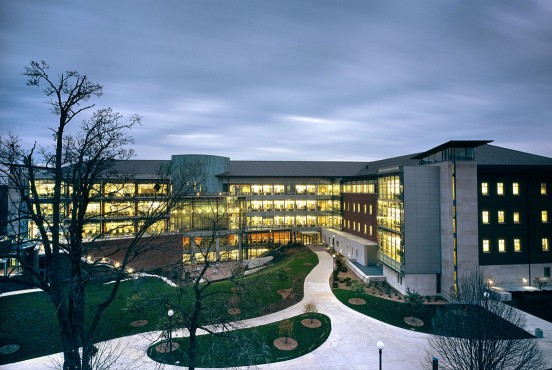
#> input picture demos/upload/toshow2/SiebelCtr_01.jpg, 552 x 370 px
$ python 'Image compression.py'
#> lines starting #> are read from the running program, lines starting #| are printed output that depends on the picture
#!/usr/bin/env python
# coding: utf-8

# In[1]:


import numpy as np
import matplotlib.pyplot as pt


# In[2]:


from PIL import Image

with Image.open("SiebelCtr_01.jpg") as img:
#> img is the input picture: PIL image 552x370 RGB; mean R, G, B 98.6, 116.5, 131.9
    rgb_img = np.array(img)
rgb_img.shape


# In[3]:


img = np.sum(rgb_img, axis=-1)
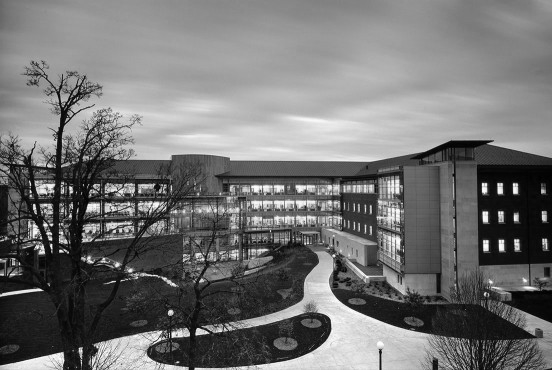
#> img: shape (370, 552) uint64; min 4, max 763, mean 347; drawn with min black and max white


# In[4]:


pt.imshow(img, cmap="gray")


# In[5]:


img


# In[7]:


u, sigma, vt = np.linalg.svd(img)
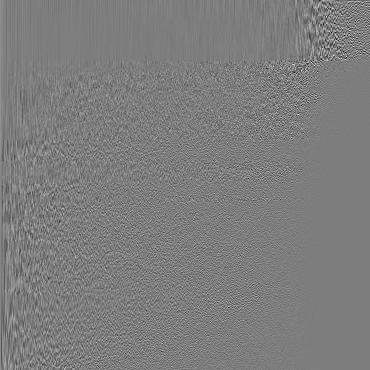
#> u: shape (370, 370) float64; min -0.484, max 0.498, mean 6.81e-05; drawn with min black and max white
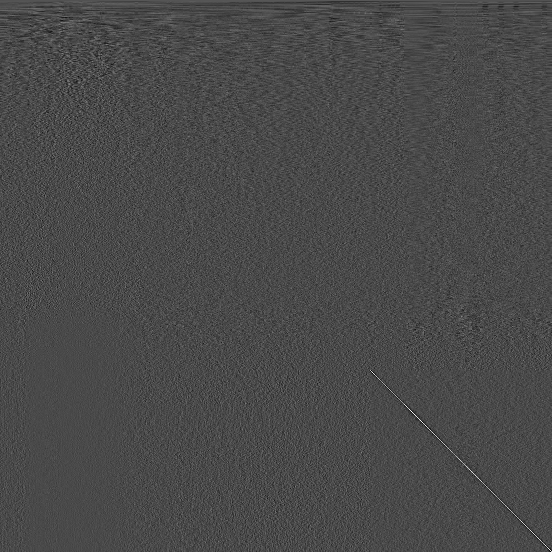
#> vt: shape (552, 552) float64; min -0.279, max 0.683, mean 8.97e-05; drawn with min black and max white
#> sigma = 370 values, max 168723 at index 0, min 8.41 at index 369, mean 1972.8
sigma

pt.semilogy(sigma)


# In[14]:


compressed_img = (
    sigma[0] * np.outer(u[:, 0], vt[0])
    + sigma[1] * np.outer(u[:, 1], vt[1])
    + sigma[2] * np.outer(u[:, 2], vt[2])
    + sigma[3] * np.outer(u[:, 3], vt[3])
    + sigma[4] * np.outer(u[:, 4], vt[4])
    + sigma[5] * np.outer(u[:, 5], vt[5])
    )
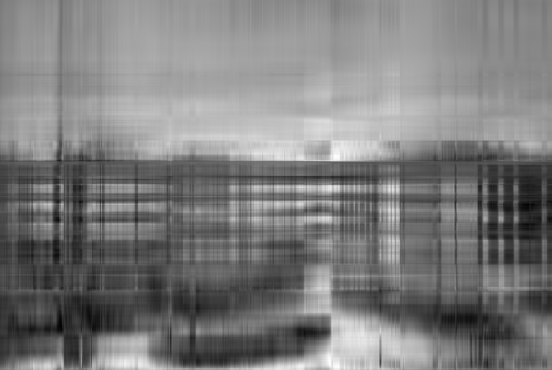
#> compressed_img: shape (370, 552) float64; min -131.2, max 844.9, mean 346.9; drawn with min black and max white

pt.imshow(compressed_img, cmap="gray")


# In[18]:


u.shape


# In[16]:


compressed_img = 0

for i in range(20):
    compressed_img += sigma[i] * np.outer(u[:, i], vt[i])
#> this loop made 20 passes
#> pass 1, `compressed_img += sigma[i] * np.outer(u[:, i], vt[i])`:
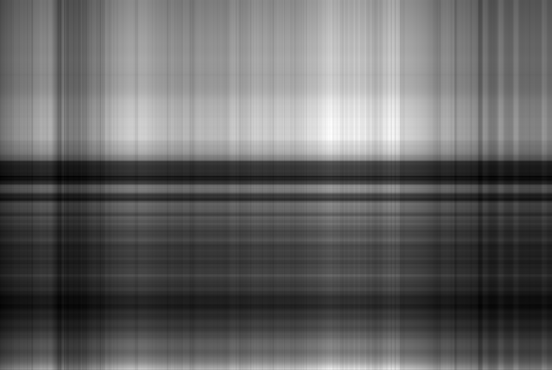
#> compressed_img: shape (370, 552) float64; min 97.75, max 730.1, mean 348.3; drawn with min black and max white
#> after the loop:
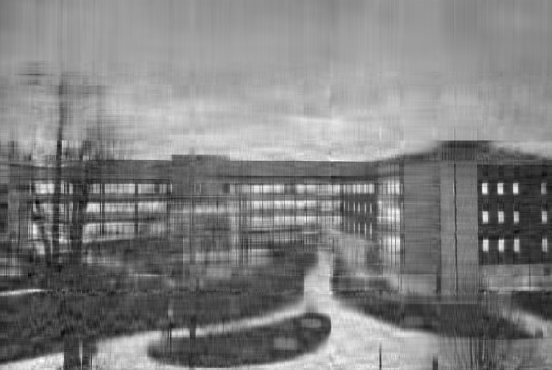
#> compressed_img: shape (370, 552) float64; min -167.5, max 850.9, mean 346.9; drawn with min black and max white

pt.imshow(compressed_img, cmap="gray")


# In[ ]:
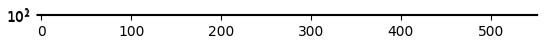
#> figure drawn by matplotlib, 1 panel
